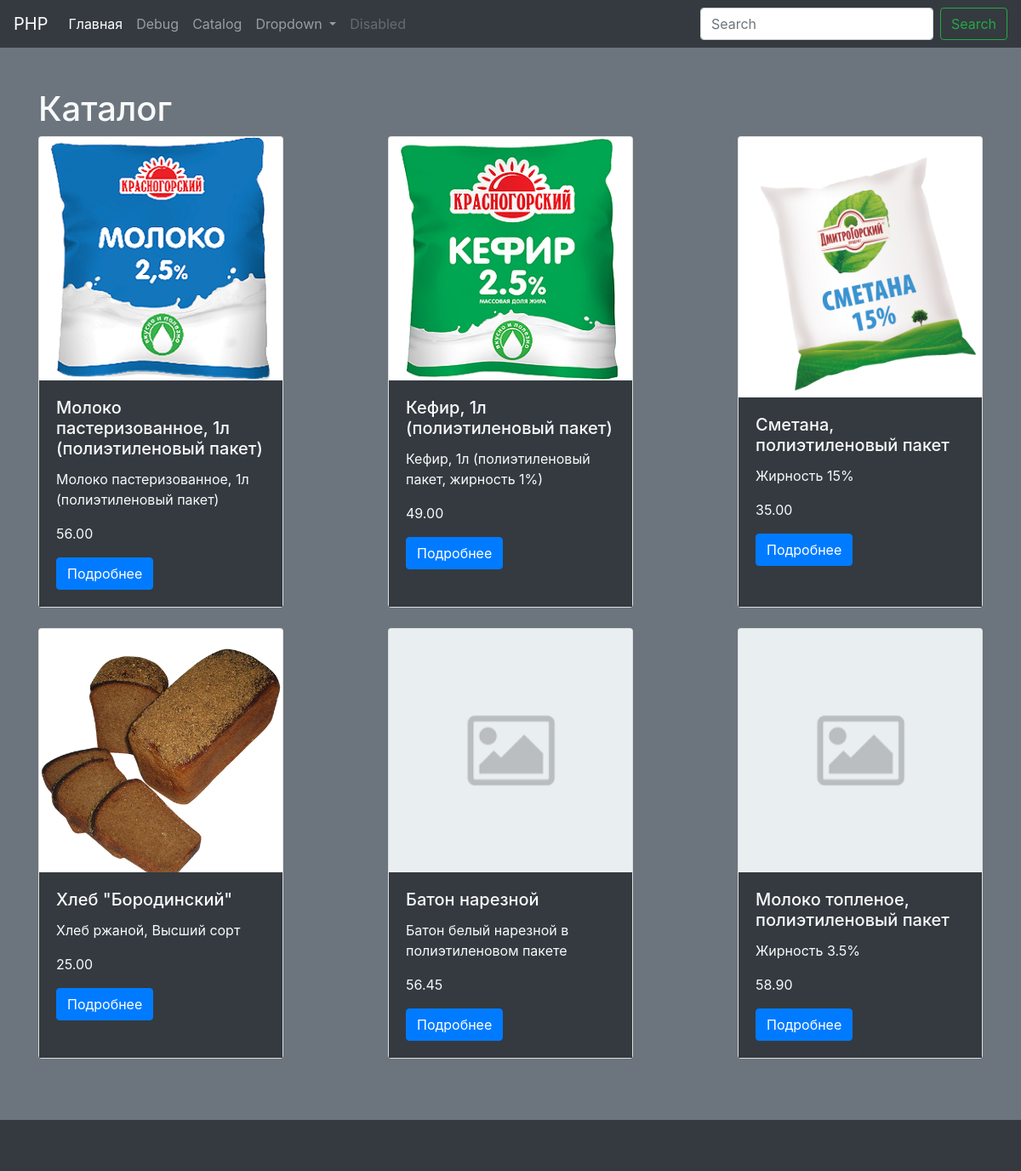
/product, run on the app's committed database.
### tables this page shows
CREATE TABLE `product` (
  `id` int(11) NOT NULL,
  `category_id` int(11) NOT NULL DEFAULT 1,
  `manufacturer_id` int(11) NOT NULL DEFAULT 1,
  `name` varchar(128) NOT NULL,
  `description` text NOT NULL,
  `price` decimal(10,2) NOT NULL,
  `img` varchar(255) NOT NULL,
  `created` timestamp NOT NULL DEFAULT current_timestamp(),
  `modified` timestamp NOT NULL DEFAULT current_timestamp() ON UPDATE current_timestamp()
);

### engine/Autoload.php (called while the page is built, shortened)
<?php
class Autoload
{
    public function loadClass($className)
    {
        $fileName = str_replace(['app\\', '\\'],[ROOT_DIR, DS], $className) . '.php';
    }
}

### models/DbModel.php (called while the page is built, shortened)
<?php
abstract class DbModel
{
    public static function getAll()
    {
        $tableName = static::getTableName();
        $sql = "SELECT * FROM {$tableName}";
        return Db::getInstance()->queryAll($sql);
    }
    public static function getTableName()
    {
        $class = get_called_class();
        $table = strtolower(end(explode('\\', $class)));
        return $table;
    }
}

### traits/TSingleton.php (called while the page is built, shortened)
<?php
trait TSingleton
{
    private static $instance = null;
    public static function getInstance()
    {
        if (is_null(static::$instance)) {
            static::$instance = new static();
        }
        return static::$instance;
    }
}

### engine/Db.php (called while the page is built, shortened)
<?php
class Db
{
    private $config = [
        'driver' => 'mysql',
        'host' => 'app_db',
        'login' => 'shop',
        'password' => 'shop',
        'database' => 'shop',
        'charset' => 'utf8'
    ];
    private $connection = null;
    public function getConnection() {
        try {
            if (is_null($this->connection)) {
                $this->connection = new PDO($this->prepareDsnString(),
                    $this->config['login'],
                    $this->config['password']
                );
                $this->connection->setAttribute(PDO::ATTR_DEFAULT_FETCH_MODE, PDO::FETCH_ASSOC);
            }
            return $this->connection;
        }catch (PDOException $e) {
            print "Error!: " . $e->getMessage() . "<br/>";
            die();
        }
    }
    private function prepareDsnString() {
        return sprintf("%s:host=%s;dbname=%s;charset=%s",
            $this->config['driver'],
            $this->config['host'],
            $this->config['database'],
            $this->config['charset']
        );
    }
    private function query($sql, $param) {
        $stmt = $this->getConnection()->prepare($sql);
        $stmt->execute($param);
        return $stmt;
    }
    public function queryAll($sql, $param = [])
    {
        return $this->query($sql, $param)->fetchAll();
    }
}

### views/product/index.php (the view, shortened to what this page needs)
<h1><?=$heading;?></h1>
<div class="products-wrap">
<?php foreach ($products as $product): ?>
    <div class="card product-item mb-4" style="width: 18rem;">
        <img src="/img/<?=$product["img"]?>" class="card-img-top" alt="<?=$product["name"]?> img">
        <div class="card-body bg-dark">
            <h5 class="card-title"><?=$product["name"]?></h5>
            <p class="card-text"><?=$product["description"]?></p>
            <p class="card-price"><?=$product["price"]?></p>
            <a href="/product/card/<?=$product["id"]?>" class="btn btn-primary">Подробнее</a>
        </div>
    </div>
<?php endforeach; ?>
</div>

### public/index.php (shortened to what this page needs)
<?php
require ENGINE_DIR . "Autoload.php";
$routeArr = explode('/', $_SERVER['REQUEST_URI']);
$controllerName = $routeArr[1] ?: 'site';
$actionName = $routeArr[2];
$values = array_slice($routeArr, 3);
$controllerClass = CONTROLLER_NAMESPACE . ucfirst($controllerName) . "Controller";
if (class_exists($controllerClass)) {
    $controller = new $controllerClass();
    $controller->values = $values;
    $controller->runAction($actionName);
} else {
    $controller = new SiteController();
    $controller->values = $values;
    $controller->runAction($controllerName);
}

### controllers/Controller.php (shortened to what this page needs)
<?php
class Controller
{
    private $defaultAction = 'index';
    private $layout = 'main';
    private $useLayout = true;
    public function runAction($action = null)
    {
        $this->action = $action ?: $this->defaultAction;
        $method = "action" . ucfirst($this->action);
        if (method_exists($this, $method))
            $this->$method();
        else
            echo "404";
    }
    public function render($template, $params = []) {
        if ($this->useLayout) {
            return $this->renderTemplate(
                "layouts/{$this->layout}",
                ['content' => $this->renderTemplate($template, $params)]
            );
        } else {
            return $this->renderTemplate($template, $params);
        }
    }
    public function renderTemplate($template, $params = []) {
        extract($params);
        $fileName = TEMPLATES_DIR . $template . ".php";
        if (file_exists($fileName)) {
            include $fileName;
        }
        else
            echo "404";
        return ob_get_clean();
    }
}

### controllers/ProductController.php (shortened to what this page needs)
<?php
class ProductController extends Controller
{
    public function actionIndex()
    {
        $products = Product::getAll();
        echo $this->render('product/index', ['products' => $products, 'heading' => 'Каталог', 'title' => 'Каталог', ]);
    }
}

### views/layouts/main.php (shortened to what this page needs)
<!doctype html>
<html lang="ru">
<head>
    <link rel="stylesheet" href="https://stackpath.bootstrapcdn.com/bootstrap/4.3.1/css/bootstrap.min.css">
    <link rel="stylesheet" href="/css/style.css">
</head>
<body>
<div class="wrap text-light bg-secondary">
    <header>
        <nav class="navbar navbar-expand-lg navbar-dark bg-dark">
            <a class="navbar-brand" href="/">PHP</a>
            <div class="collapse navbar-collapse" id="navbarSupportedContent">
                <ul class="navbar-nav mr-auto">
                    <li class="nav-item active">
                        <a class="nav-link" href="/">Главная <span class="sr-only">(current)</span></a>
                    </li>
                    <li class="nav-item">
                        <a class="nav-link" href="/debug">Debug</a>
                    </li>
                    <li class="nav-item">
                        <a class="nav-link" href="/product">Catalog</a>
                    </li>
                    <li class="nav-item dropdown">
                        <a class="nav-link dropdown-toggle" href="#" id="navbarDropdown" role="button" data-toggle="dropdown" aria-haspopup="true" aria-expanded="false">
                            Dropdown
                        </a>
                    </li>
                    <li class="nav-item">
                        <a class="nav-link disabled" href="#" tabindex="-1" aria-disabled="true">Disabled</a>
                    </li>
                </ul>
                <form class="form-inline my-2 my-lg-0">
                    <input class="form-control mr-sm-2" type="search" placeholder="Search" aria-label="Search">
                    <button class="btn btn-outline-success my-2 my-sm-0" type="submit">Search</button>
                </form>
            </div>
        </nav>
    </header>
    <main class="content py-5">
        <div class="container">
            <?=$content?>
        </div>
    </main>
</div>
<footer class="footer text-light bg-dark">
</footer>
</body>
</html>

### public/css/style.css (style rules this page uses)
html, body { height: 100%; }
.wrap { min-height: 100%; height: auto; margin: 0 auto -60px; padding: 0 0 60px; }
.footer { height: 60px; padding-top: 20px; }
.products-wrap { display: flex; flex-wrap: wrap; justify-content: space-between; }

### data on the page
product: img (picture), name "Молоко пастеризованное, 1л (полиэтиленовый пакет)", description "Молоко пастеризованное, 1л (полиэтиленовый пакет)", price "56.00"
product: img (picture), name "Кефир, 1л (полиэтиленовый пакет)", description "Кефир, 1л (полиэтиленовый пакет, жирность 1%)", price "49.00"
product: img (picture), name "Сметана, полиэтиленовый пакет", description "Жирность 15%", price "35.00"
product: img (picture), name "Хлеб \"Бородинский\"", description "Хлеб ржаной, Высший сорт", price "25.00"
product: img (placeholder picture), name "Батон нарезной", description "Батон белый нарезной в полиэтиленовом пакете", price "56.45"
product: img (placeholder picture), name "Молоко топленое, полиэтиленовый пакет", description "Жирность 3.5%", price "58.90"

### other printed values
$heading "Каталог"
